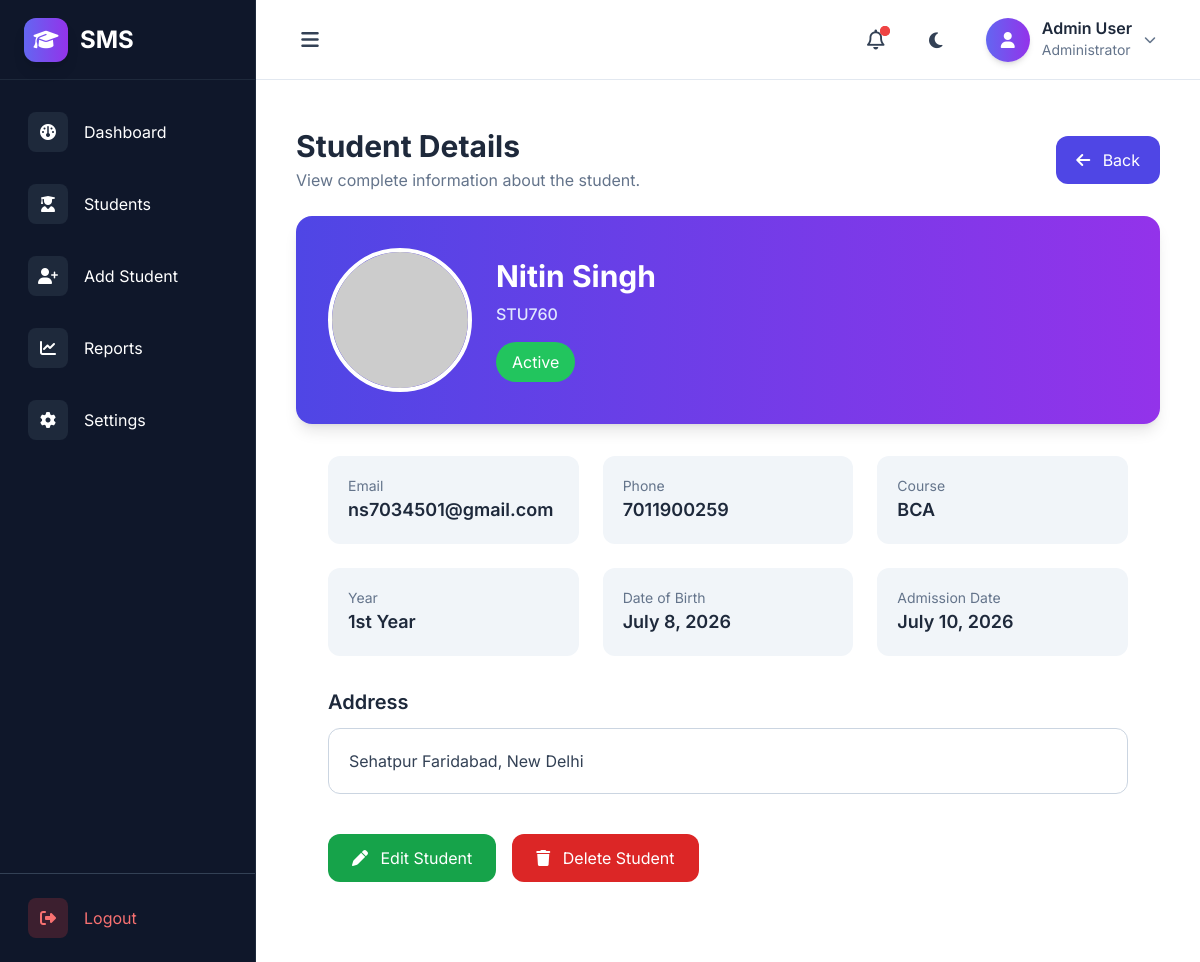
Page /student/1/ on the earlier database version.
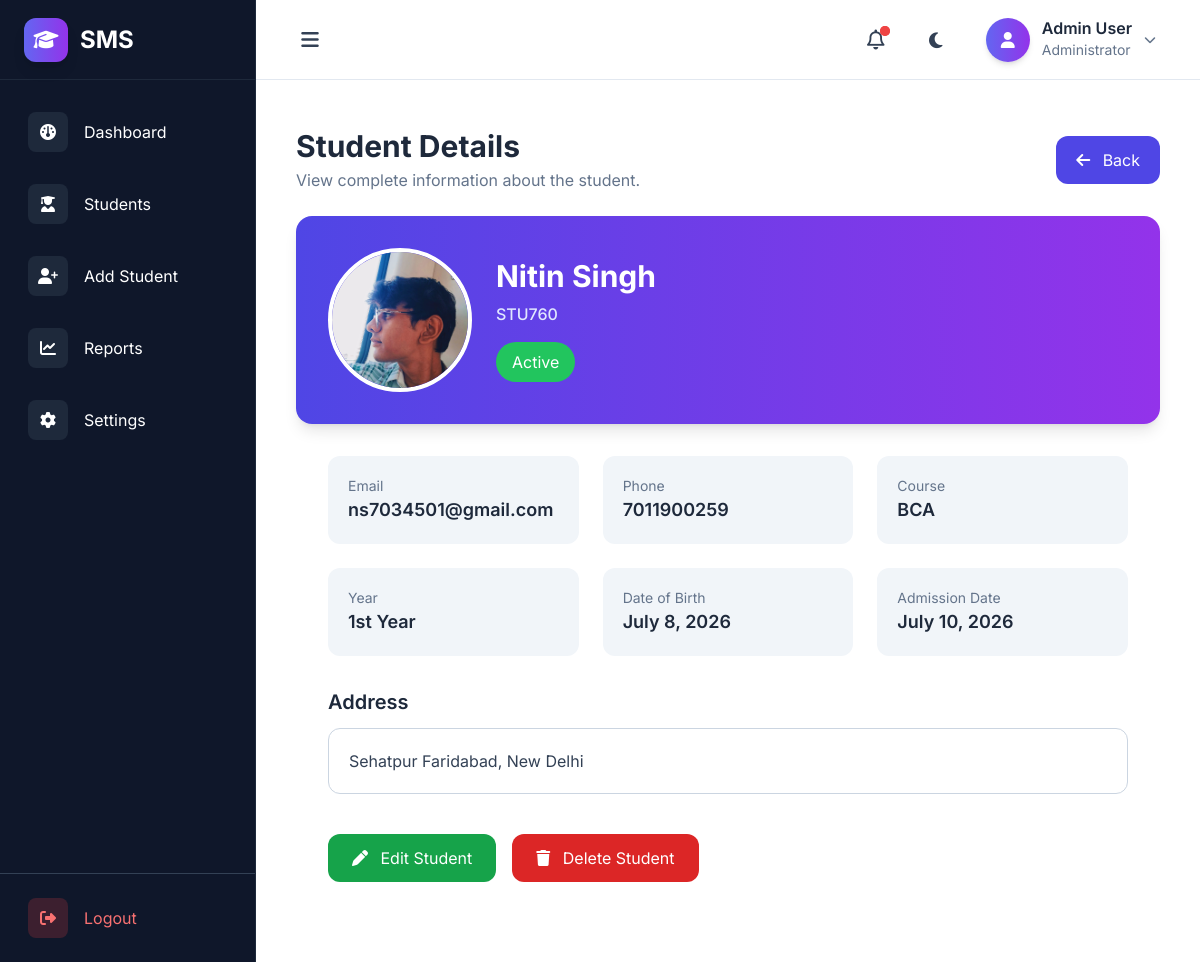
Same page on the later database version.
### MainApp/models.py (models this page shows, shortened)
class Student(models.Model):
    STATUS_CHOICES = [
        ("Active", "Active"),
        ("Inactive", "Inactive"),
    ]
    YEAR_CHOICES = [
        ('1st Year', '1st Year'),
        ('2nd Year', '2nd Year'),
        ('3rd Year', '3rd Year'),
        ('4th Year', '4th Year'),
    ]
    COURSES = [('BCA','BCA'),('B.Tech','B.Tech'),('MCA','MCA'),('BBA','BBA'),('MBA','MBA')]
    name = models.CharField(max_length=100)
    email = models.EmailField()
    student_id = models.CharField(max_length=20, unique=True)
    photo = models.ImageField(upload_to="students/", blank=True, null=True)
    courses = models.CharField(max_length=50, choices=COURSES)
    phone = models.CharField(max_length=10)
    year = models.CharField(
        max_length=20,
        choices=YEAR_CHOICES,
        default="1st Year"
    )
    date_of_birth = models.DateField()
    created_at = models.DateField(auto_now_add=True)
    status = models.CharField(
        max_length=20,
        choices=STATUS_CHOICES,
        default="Active"
    )
    address = models.TextField(blank=True, null=True)

### MainApp/views.py (the view)
# urls.py: path("student/<int:id>/", views.view_student, name="view_student"),
def view_student(request,id):
    student = Student.objects.get(id=id)
    return render(request, "view_student.html", {"student":student})

### MainApp/templates/view_student.html (shortened to what the changed rows need)
{% extends 'base.html' %}
{% block content %}
<div class="max-w-6xl mx-auto px-4 py-4">
    <div class="flex items-center justify-between mb-6">
        <div>
            <h1 class="text-3xl font-bold text-slate-800 dark:text-white">
                Student Details
            </h1>
        </div>
    </div>
    <div class="bg-white dark:bg-slate-800 rounded-2xl shadow-lg overflow-hidden">
        <div class="bg-gradient-to-r from-indigo-600 to-purple-600 p-8">
            <div class="flex flex-col md:flex-row items-center gap-6">
                {% if student.photo %}
                <img src="{{ student.photo.url }}" class="w-36 h-36 rounded-full border-4 border-white object-cover">
                {% else %}
                <img src="https://ui-avatars.com/api/?name={{ student.name }}"
                    class="w-36 h-36 rounded-full border-4 border-white">
                {% endif %}
                <div class="text-center md:text-left">
                    <h2 class="text-3xl font-bold text-white">
                        {{ student.name }}
                    </h2>
                    <p class="font-sm font-medium text-indigo-100 mt-2">
                        {{ student.student_id }}
                    </p>
                    <span class="inline-block mt-4 px-4 py-2 rounded-full  {% if student.status == 'Active' %}
                    bg-green-500 text-white
                    {% else %}
                    bg-red-500 text-white
                    {% endif %}">
                        {{ student.status }}</span>
                </div>
            </div>
        </div>
    </div>
    <div class="p-8">
        <div class="grid grid-cols-1 md:grid-cols-2 lg:grid-cols-3 gap-6">
            <div class="bg-slate-100 dark:bg-slate-700 p-5 rounded-xl">
                <p class="text-sm text-slate-500">Email</p>
                <h3 class="font-semibold text-lg dark:text-white">
                    {{ student.email }}
                </h3>
            </div>
            <div class="bg-slate-100 dark:bg-slate-700 p-5 rounded-xl">
                <p class="text-sm text-slate-500">Phone</p>
                <h3 class="font-semibold text-lg dark:text-white">
                    {{ student.phone }}
                </h3>
            </div>
            <div class="bg-slate-100 dark:bg-slate-700 p-5 rounded-xl">
                <p class="text-sm text-slate-500">Course</p>
                <h3 class="font-semibold text-lg dark:text-white">
                    {{ student.courses }}
                </h3>
            </div>
            <div class="bg-slate-100 dark:bg-slate-700 p-5 rounded-xl">
                <p class="text-sm text-slate-500">Year</p>
                <h3 class="font-semibold text-lg dark:text-white">
                    {{ student.year }}
                </h3>
            </div>
            <div class="bg-slate-100 dark:bg-slate-700 p-5 rounded-xl">
                <p class="text-sm text-slate-500">Date of Birth</p>
                <h3 class="font-semibold text-lg dark:text-white">
                    {{ student.date_of_birth }}
                </h3>
            </div>
            <div class="bg-slate-100 dark:bg-slate-700 p-5 rounded-xl">
                <p class="text-sm text-slate-500">Admission Date</p>
                <h3 class="font-semibold text-lg dark:text-white">
                    {{ student.created_at }}
                </h3>
            </div>
        </div>
        <div class="mt-8">
            <div class="border border-slate-300 dark:border-slate-600 bg-white dark:bg-slate-700 rounded-xl p-5">
                <p class="text-slate-700 dark:text-white">{{ student.address }}</p>
            </div>
        </div>
    </div>
</div>
{% endblock %}

Differences in the rows shown:
changed Student "Nitin Singh": photo: picture added
